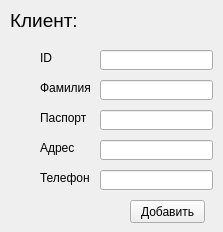
<?xml version="1.0" encoding="UTF-8"?>
<ui version="4.0">
 <class>Form</class>
 <widget class="QWidget" name="Form">
  <property name="geometry">
   <rect>
    <x>0</x>
    <y>0</y>
    <width>223</width>
    <height>232</height>
   </rect>
  </property>
  <property name="windowTitle">
   <string>Добавить клиента</string>
  </property>
  <widget class="QLabel" name="label_13">
   <property name="geometry">
    <rect>
     <x>10</x>
     <y>10</y>
     <width>71</width>
     <height>21</height>
    </rect>
   </property>
   <property name="font">
    <font>
     <pointsize>14</pointsize>
    </font>
   </property>
   <property name="text">
    <string>Клиент:</string>
   </property>
  </widget>
  <widget class="QLineEdit" name="client_address_line_edit">
   <property name="geometry">
    <rect>
     <x>100</x>
     <y>140</y>
     <width>113</width>
     <height>20</height>
    </rect>
   </property>
  </widget>
  <widget class="QLabel" name="label_21">
   <property name="geometry">
    <rect>
     <x>40</x>
     <y>140</y>
     <width>51</width>
     <height>16</height>
    </rect>
   </property>
   <property name="text">
    <string>Адрес</string>
   </property>
  </widget>
  <widget class="QLabel" name="label_14">
   <property name="geometry">
    <rect>
     <x>40</x>
     <y>50</y>
     <width>51</width>
     <height>16</height>
    </rect>
   </property>
   <property name="text">
    <string>ID</string>
   </property>
  </widget>
  <widget class="QLabel" name="label_20">
   <property name="geometry">
    <rect>
     <x>40</x>
     <y>110</y>
     <width>51</width>
     <height>16</height>
    </rect>
   </property>
   <property name="text">
    <string>Паспорт</string>
   </property>
  </widget>
  <widget class="QLabel" name="label_22">
   <property name="geometry">
    <rect>
     <x>40</x>
     <y>80</y>
     <width>51</width>
     <height>16</height>
    </rect>
   </property>
   <property name="text">
    <string>Фамилия</string>
   </property>
  </widget>
  <widget class="QLineEdit" name="client_id_line_edit">
   <property name="geometry">
    <rect>
     <x>100</x>
     <y>50</y>
     <width>113</width>
     <height>20</height>
    </rect>
   </property>
  </widget>
  <widget class="QLineEdit" name="client_passport_line_edit">
   <property name="geometry">
    <rect>
     <x>100</x>
     <y>110</y>
     <width>113</width>
     <height>20</height>
    </rect>
   </property>
  </widget>
  <widget class="QLineEdit" name="client_name_line_edit">
   <property name="geometry">
    <rect>
     <x>100</x>
     <y>80</y>
     <width>113</width>
     <height>20</height>
    </rect>
   </property>
  </widget>
  <widget class="QPushButton" name="add_button">
   <property name="geometry">
    <rect>
     <x>130</x>
     <y>200</y>
     <width>75</width>
     <height>23</height>
    </rect>
   </property>
   <property name="text">
    <string>Добавить</string>
   </property>
  </widget>
  <widget class="QLabel" name="label_23">
   <property name="geometry">
    <rect>
     <x>40</x>
     <y>170</y>
     <width>51</width>
     <height>16</height>
    </rect>
   </property>
   <property name="text">
    <string>Телефон</string>
   </property>
  </widget>
  <widget class="QLineEdit" name="client_phone_line_edit">
   <property name="geometry">
    <rect>
     <x>100</x>
     <y>170</y>
     <width>113</width>
     <height>20</height>
    </rect>
   </property>
  </widget>
 </widget>
 <resources/>
 <connections/>
</ui>
